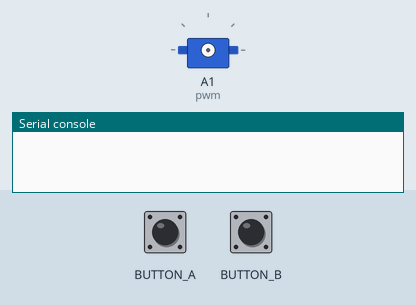
A program run on a simulated Circuit Playground running CircuitPython. Shown: servo, the last lines printed to the serial console. The inputs (shaded band) are chosen by the test bench.

Above: at 1.2 s.
1.3 s: button A pressed for 1 s
At 2.8 s:
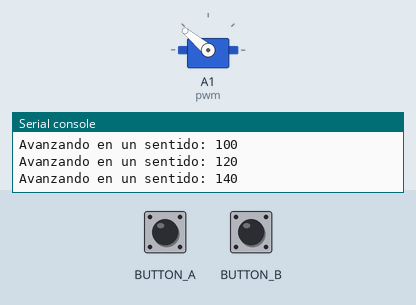
4.3 s: button B pressed for 3.2 s
At 8.3 s:
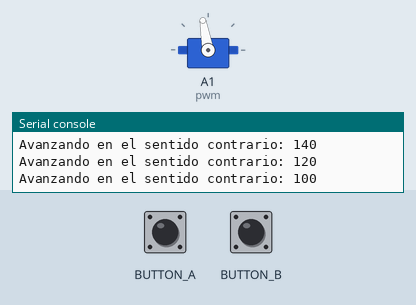
9.0 s: button B pressed for 0.15 s
At 10.2 s:
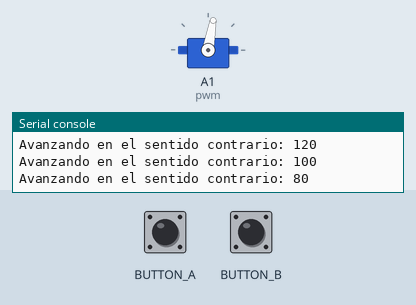
10.6 s: button B pressed for 1 s
At 10.72 s:
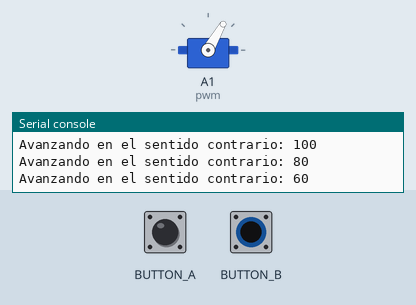
13.6 s: button A pressed for 0.15 s
At 15.0 s:
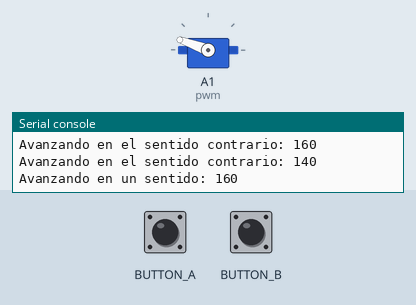
Timing chart, 0 to 16.2 s (numbered marks = the images above; inputs shaded):
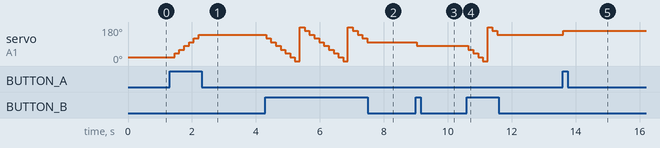

Measured:
- after the input at 1.3 s, servo on A1 (pwm): moves from 20° to 140° over 0.75 s, starting after 0.16 s
- after the input at 4.3 s, servo on A1 (pwm): 140° → 120° at once, then repeats every 1.5 s: 100° 0.15 s, 80° 0.15 s, 60° 0.15 s, 40° 0.15 s, 20° 0.15 s, 0° 0.15 s, 180° 0.15 s, 160° 0.15 s, 140° 0.15 s, 120° 0.15 s
- after the input at 9.0 s, servo on A1 (pwm): 100° → 80° at once
- after the input at 10.6 s, servo on A1 (pwm): 80° → 60° at once, → 40° 0.15 s later, → 20° 0.15 s later, → 0° 0.15 s later, … (7 changes in this stretch)
- after the input at 13.6 s, servo on A1 (pwm): 140° → 160° at once

The program:

servoTres.py
```python
import time
import board
import pwmio
from adafruit_motor import servo
from adafruit_circuitplayground import cp

pwm = pwmio.PWMOut(board.A1, duty_cycle=0, frequency=50)

mi_servo = servo.Servo(pwm)

angulo_actual = 0
incremento = 20

while True:
    if cp.button_a:
        angulo_actual += incremento
        if angulo_actual > 180:
            angulo_actual = 0
        mi_servo.angle = angulo_actual
        print("Avanzando en un sentido:", angulo_actual)
        time.sleep(0.1)

    elif cp.button_b:
        angulo_actual -= incremento
        if angulo_actual < 0:
            angulo_actual = 180
        mi_servo.angle = angulo_actual
        print("Avanzando en el sentido contrario:", angulo_actual)
        time.sleep(0.1)

    time.sleep(0.05) 
```
